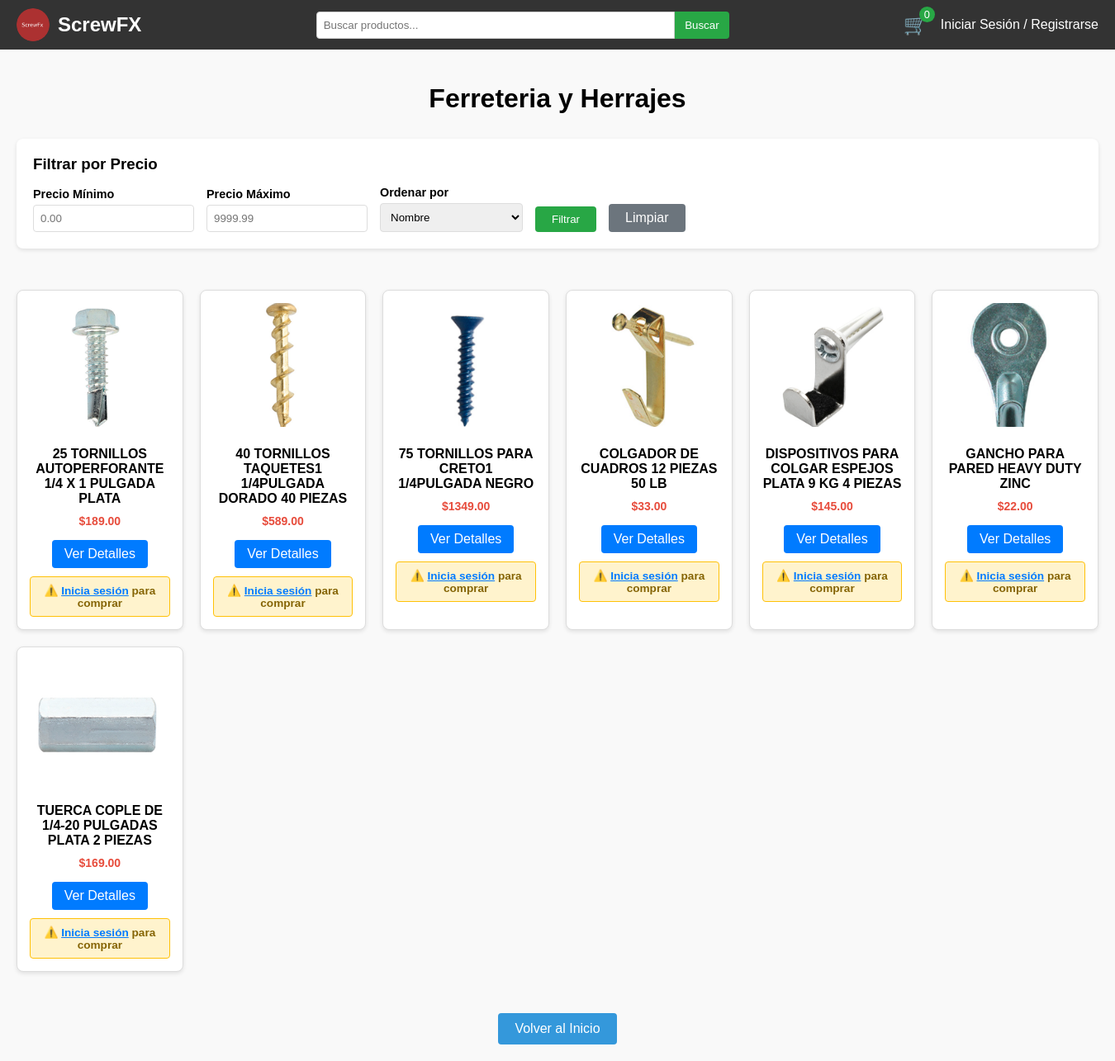
The page /user-category/1/ on the database its author committed.
### store/models.py (models this page shows, shortened)
class Category(models.Model):
    name = models.CharField(max_length=100, unique=True)
    description = models.TextField(blank=True)
    image = models.ImageField(upload_to='categories/', null=True, blank=True)

class Product(models.Model):
    name = models.CharField(max_length=200)
    price = models.DecimalField(max_digits=10, decimal_places=2)
    description = models.TextField(blank=True)
    category = models.ForeignKey(Category, on_delete=models.SET_NULL, null=True, blank=True)
    image = models.ImageField(upload_to='products/', null=True, blank=True)
    stock = models.PositiveIntegerField(default=0)
    created_at = models.DateTimeField(auto_now_add=True)

### store/views.py (the view)
# urls.py: path('user-category/<int:category_id>/', views.user_category_products, name='user_category_products'),
def user_category_products(request, category_id):
    category = get_object_or_404(Category, pk=category_id)
    products = Product.objects.filter(category=category)
    price_min = request.GET.get('price_min')
    price_max = request.GET.get('price_max')
    if price_min:
        try:
            products = products.filter(price__gte=float(price_min))
        except ValueError:
            pass
    if price_max:
        try:
            products = products.filter(price__lte=float(price_max))
        except ValueError:
            pass
    sort_by = request.GET.get('sort', 'name')
    if sort_by == 'price_asc':
        products = products.order_by('price')
    elif sort_by == 'price_desc':
        products = products.order_by('-price')
    else:
        products = products.order_by('name')
    cart = None
    if request.user.is_authenticated:
        cart = get_or_create_cart(request.user)
    return render(request, 'store/user_category_products.html', {
        'category': category,
        'products': products,
        'cart': cart
    })

### store/templates/store/user_category_products.html (shortened to what this page needs)
{% load static %}
<!DOCTYPE html>
<html lang="es">
<head>
    <link rel="stylesheet" href="{% static 'store/css/styles.css' %}">
</head>
<body>
    <header>
        <a href="{% url 'home' %}" class="logo">
            <img src="{% static 'store/images/logo.png' %}" alt="ScrewFX Logo">
            <span>ScrewFX</span>
        </a>
        <div class="search-bar">
            <form method="GET" action="{% url 'search_results' %}" style="display: flex; width: 100%;">
                <input type="text" name="q" placeholder="Buscar productos..." required
                    style="flex: 1; padding: 8px; border: 1px solid #ccc; border-radius: 4px 0 0 4px; outline: none;">
                <button type="submit" style="background: #28a745; color: white; border: none; padding: 8px 12px; border-radius: 0 4px 4px 0; cursor: pointer;">
                    Buscar
                </button>
            </form>
        </div>
        <div class="user-options">
            <a href="{% url 'cart' %}" class="cart-icon">🛒 <span id="cart-count">{% if cart %}{{ cart.get_items_count }}{% else %}0{% endif %}</span></a>
            {% if user.is_authenticated %}
                <div class="user-menu">
                    <span class="user-name">{{ user.username }}</span>
                    <div class="user-dropdown">
                        <a href="{% url 'my_orders' %}">Ver Pedidos</a>
                        <a href="{% url 'logout' %}">Cerrar Sesión</a>
                    </div>
                </div>
            {% else %}
                <a href="{% url 'login' %}">Iniciar Sesión / Registrarse</a>
            {% endif %}
        </div>
    </header>
    <div class="category-container">
        <h1 style="text-align: center; margin-bottom: 30px;">{{ category.name }}</h1>
        <div class="filter-section">
            <h3>Filtrar por Precio</h3>
            <form method="GET" class="filter-form">
                <div class="filter-group">
                    <label>Precio Mínimo</label>
                    <input type="number" name="price_min" step="0.01" placeholder="0.00" value="{{ request.GET.price_min }}">
                </div>
                <div class="filter-group">
                    <label>Precio Máximo</label>
                    <input type="number" name="price_max" step="0.01" placeholder="9999.99" value="{{ request.GET.price_max }}">
                </div>
                <div class="filter-group">
                    <label>Ordenar por</label>
                    <select name="sort">
                        <option value="name" {% if request.GET.sort == 'name' %}selected{% endif %}>Nombre</option>
                    </select>
                </div>
                <button type="submit" class="filter-btn">Filtrar</button>
                <a href="{% url 'user_category_products' category.id %}" style="padding: 8px 20px; background: #6c757d; color: white; text-decoration: none; border-radius: 4px; display: inline-block;">Limpiar</a>
            </form>
        </div>
        {% if products %}
            <div class="product-grid">
                {% for product in products %}
                <div class="product-item">
                    {% if product.image %}
                        <img src="{{ product.image.url }}" alt="{{ product.name }}" onerror="this.src='https://via.placeholder.com/200';">
                    {% else %}
                        <img src="https://via.placeholder.com/200" alt="Sin imagen">
                    {% endif %}
                    <h3>{{ product.name }}</h3>
                    <p>${{ product.price }}</p>
                    <a href="{% url 'product_detail' product_id=product.id %}" class="details-link">Ver Detalles</a>
                    {% if user.is_authenticated %}
                    <form method="POST" action="{% url 'add_to_cart' product.id %}" style="margin-top: 10px;">
                        {% csrf_token %}
                        <button type="submit" style="width: 100%; padding: 8px; background: #28a745; color: white; border: none; border-radius: 4px; cursor: pointer;">Añadir al Carrito</button>
                    </form>
                    {% else %}
                    <div style="margin-top: 10px; padding: 8px; background-color: #fff3cd; border: 1px solid #ffc107; border-radius: 4px; text-align: center;">
                        <p style="margin: 0; font-size: 0.85rem; color: #856404;">⚠️ <a href="{% url 'login' %}" class="login-link">Inicia sesión</a> para comprar</p>
                    </div>
                    {% endif %}
                </div>
                {% endfor %}
            </div>
        {% else %}
            <p style="text-align: center; padding: 40px;">No hay productos disponibles en esta categoría con los filtros seleccionados.</p>
        {% endif %}
        <div style="text-align: center; margin-top: 30px;">
            <a href="{% url 'home' %}" style="display: inline-block; padding: 10px 20px; background-color: #3498db; color: white; text-decoration: none; border-radius: 4px;">Volver al Inicio</a>
        </div>
    </div>
</body>
</html>

### store/static/store/css/styles.css (style rules this page uses)
* { box-sizing: border-box; }
body { font-family: Arial, sans-serif; margin: 0; padding: 0; background-color: #f9f9f9; min-height: 100vh; display: flex; flex-direction: column; }
header { display: flex; justify-content: space-between; align-items: center; padding: 10px 20px; background-color: #333; color: white; flex-wrap: wrap; gap: 10px; }
.logo { font-size: 24px; font-weight: bold; display: flex; align-items: center; gap: 10px; text-decoration: none; color: white; cursor: pointer; transition: opacity 0.3s; }
.logo img { width: 40px; height: 40px; border-radius: 50%; object-fit: cover; }
.search-bar { flex: 1; min-width: 200px; max-width: 500px; }
.search-bar input { padding: 5px; border: 1px solid #ccc; border-radius: 4px; width: 100%; }
.search-bar button { padding: 5px 10px; background-color: #28a745; color: white; border: none; border-radius: 4px; cursor: pointer; }
.user-options { display: flex; align-items: center; gap: 15px; }
.user-options a { color: white; text-decoration: none; display: flex; align-items: center; gap: 5px; }
.cart-icon { font-size: 1.5rem; position: relative; }
.cart-icon span { background: #28a745; color: white; border-radius: 50%; padding: 2px 6px; font-size: 0.8rem; position: absolute; top: -8px; right: -8px; }
button { padding: 5px 10px; background-color: #28a745; color: white; border: none; border-radius: 4px; cursor: pointer; }
.product-grid { display: grid; grid-template-columns: repeat(auto-fill, minmax(200px, 1fr)); gap: 20px; padding: 20px; max-width: 1400px; margin: 0 auto; width: 100%; box-sizing: border-box; }
.product-grid img { width: 100%; height: 150px; object-fit: cover; border-radius: 6px; margin-bottom: 10px; }
.product-grid p { margin: 8px 0; font-size: 14px; }

### store/templates/store/user_category_products.html (style rules this page uses)
.category-container { max-width: 1400px; margin: 0 auto; padding: 20px; }
.filter-section { background: white; padding: 20px; border-radius: 8px; box-shadow: 0 2px 5px rgba(0,0,0,0.1); margin-bottom: 30px; }
.filter-section h3 { margin-top: 0; margin-bottom: 15px; }
.filter-form { display: flex; gap: 15px; align-items: end; flex-wrap: wrap; }
.filter-group { display: flex; flex-direction: column; gap: 5px; }
.filter-group label { font-weight: bold; font-size: 0.9rem; }
.filter-group input, .filter-group select { padding: 8px; border: 1px solid #ddd; border-radius: 4px; }
.filter-btn { padding: 8px 20px; background: #28a745; color: white; border: none; border-radius: 4px; cursor: pointer; }
.product-grid { display: grid; grid-template-columns: repeat(auto-fill, minmax(200px, 1fr)); gap: 20px; padding: 20px 0; }
.product-item { background: white; border: 1px solid #ddd; border-radius: 8px; padding: 15px; text-align: center; box-shadow: 0 2px 5px rgba(0,0,0,0.1); transition: transform 0.2s; }
.product-item img { width: 100%; height: 150px; object-fit: cover; border-radius: 6px; margin-bottom: 10px; }
.product-item h3 { font-size: 16px; margin: 10px 0; }
.product-item p { color: #e74c3c; font-weight: bold; margin: 5px 0; }
.product-item a.details-link { display: inline-block; padding: 8px 15px; background-color: #007bff; color: white; text-decoration: none; border-radius: 4px; margin-top: 10px; }
.product-item .login-link { color: #007bff; text-decoration: underline; background: none; padding: 0; border-radius: 0; display: inline; }

### rows shown on the page
Category: name "Ferreteria y Herrajes"
Product: image (picture), name "25 TORNILLOS AUTOPERFORANTE 1/4 X 1 PULGADA PLATA", price "189.00"
Product: image (picture), name "40 TORNILLOS TAQUETES1 1/4PULGADA DORADO 40 PIEZAS", price "589.00"
Product: image (picture), name "75 TORNILLOS PARA CRETO1 1/4PULGADA NEGRO", price "1349.00"
Product: image (picture), name "COLGADOR DE CUADROS 12 PIEZAS 50 LB", price "33.00"
Product: image (picture), name "DISPOSITIVOS PARA COLGAR ESPEJOS PLATA 9 KG 4 PIEZAS", price "145.00"
Product: image (picture), name "GANCHO PARA PARED HEAVY DUTY ZINC", price "22.00"
Product: image (picture), name "TUERCA COPLE DE 1/4-20 PULGADAS PLATA 2 PIEZAS", price "169.00"
